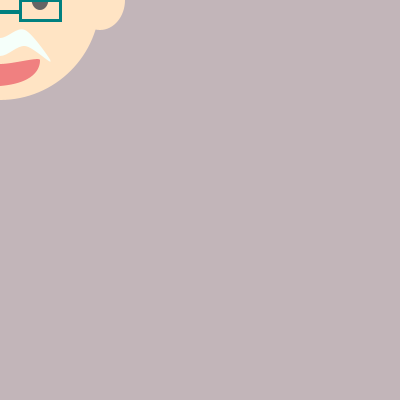
Frame 1 (no input)
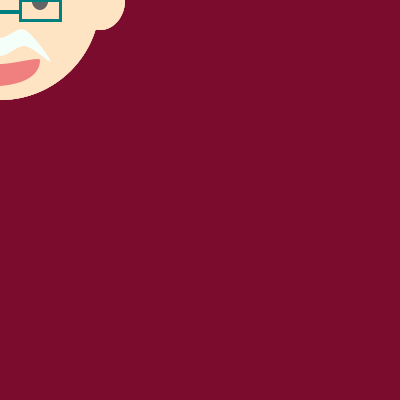
Frame 60 (the mouse pressed at the canvas centre just before this capture)
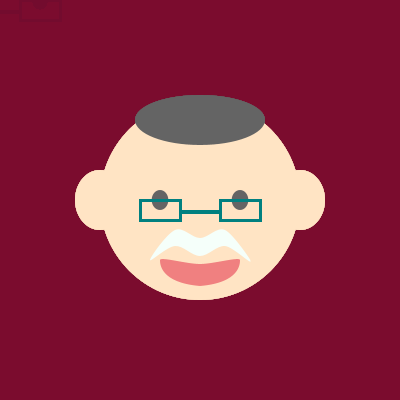
Frame 120 (the mouse held since frame 60 and released just before this capture)

The Processing sketch that drew these frames (run headless with seeded random() and noise(); from frame 60 on, the mouse is pressed at the canvas centre):

// Processing sketch: processing_129688
// ── processing_129688.pde

//Copyrights Mina Kim 2014
//name: Mina Kim, andrew id: minak
//minakim0128@gmail.com
//Homework 3

float x,y,wd,ht;
float xDist,yDist;
float easingCoef;

void setup ()
{
size (400,400);
noStroke ();
easingCoef =.05;
}

void draw ()
{
  wd=100;
  ht=20;
  x=mouseX;
  y=mouseY;
  
  fill(120,10,40,30);
  rectMode (CORNER);
  rect (0,0,400,400);
  noStroke ();
  
  //face
  fill (255,228,196);
  ellipse (x,y,wd*2,ht*10);

  //ears
  fill (255,228,196);
  ellipse (x-wd,y,wd/2,ht*3);
  ellipse (x+wd,y,wd/2,ht*3);

  //eyes
  fill (100);
  ellipse (x-.4*wd,y,wd/6,ht);
  ellipse (x+.4*wd,y,wd/6,ht);

  //mouth
  fill (240,128,128);
  beginShape ();
    curveVertex (x-2*wd,y+4*ht);
    curveVertex (x,y+4.3*ht);
    curveVertex (x+.4*wd,y+3*ht);
    curveVertex (x,y+3.2*ht);
    curveVertex (x-.4*wd,y+3*ht);
    curveVertex (x,y+4.3*ht);
    curveVertex (x+2*wd,y+4*ht);
  endShape ();

  //hair
  fill (100);
  ellipse (x,y-4*ht,wd*1.3,2.5*ht);

  //glasses
  noFill ();
  stroke (0,128,128);
  strokeWeight (3);  
  rect (x-.6*wd,y,wd/2.5,ht);
  rect (x+.2*wd,y,wd/2.5,ht);

  fill (0,128,128);
  noStroke ();
  rect (x-.2*wd,y+.5*ht,wd/2.5,ht/5);

  //initial m as mustache
  fill (245,255,250);
  beginShape ();
    curveVertex (x,y);
    curveVertex (x+.5*wd,y+3*ht);
    curveVertex (x+.25*wd,y+1.5*ht);
    curveVertex (x,y+1.9*ht);
    curveVertex (x-.25*wd,y+1.5*ht);
    curveVertex (x-.5*wd,y+3*ht);
    curveVertex (x-.25*wd,y+2.3*ht);
    curveVertex (x,y+2.8*ht);
    curveVertex (x+.25*wd,y+2.3*ht);
    curveVertex (x+.5*wd,y+3*ht);
    curveVertex (x,y);
  endShape ();
}
